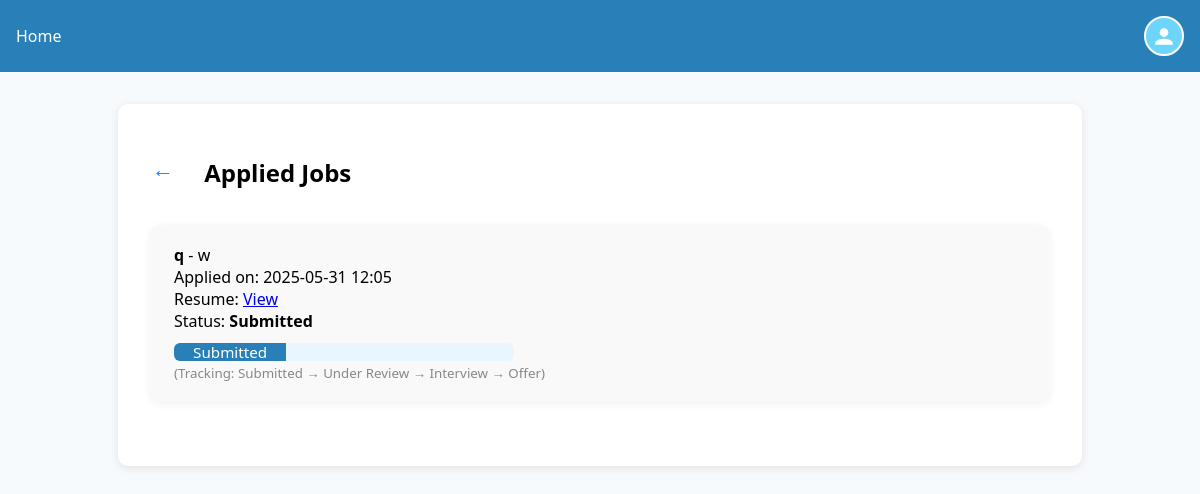
The app's page /accounts/applied_jobs/ (signed in) with its own data.
### accounts/models.py (models this page shows, shortened)
class Application(models.Model):
    job = models.ForeignKey(Job, on_delete=models.CASCADE, related_name='applications')
    applicant = models.ForeignKey(CustomUser, on_delete=models.CASCADE, related_name='applications')
    resume = models.FileField(upload_to='resumes/')
    applied_at = models.DateTimeField(auto_now_add=True)

class Job(models.Model):
    JOB_TYPE_CHOICES = [
        ('full_time', 'Full-time'),
        ('part_time', 'Part-time'),
        ('internship', 'Internship'),
        ('contract', 'Contract'),
        ('other', 'Other'),
    ]
    EXPERIENCE_LEVEL_CHOICES = [
        ('entry', 'Entry'),
        ('mid', 'Mid'),
        ('senior', 'Senior'),
        ('lead', 'Lead'),
    ]
    INDUSTRY_CHOICES = [
        ('it', 'IT'),
        ('telecom', 'Telecom'),
        ('healthcare', 'Healthcare'),
        ('finance', 'Finance'),
        ('education', 'Education'),
        ('other', 'Other'),
    ]
    title = models.CharField(max_length=255)
    company_name = models.CharField(max_length=255)
    description = models.TextField()
    job_type = models.CharField(max_length=20, choices=JOB_TYPE_CHOICES)
    location = models.CharField(max_length=255)
    salary_range = models.CharField(max_length=100, blank=True)
    experience_level = models.CharField(max_length=20, choices=EXPERIENCE_LEVEL_CHOICES, blank=True)
    application_deadline = models.DateField()
    skills_required = models.CharField(max_length=255)
    industry = models.CharField(max_length=30, choices=INDUSTRY_CHOICES)
    posted_by = models.ForeignKey(CustomUser, on_delete=models.CASCADE, related_name='posted_jobs')
    created_at = models.DateTimeField(auto_now_add=True)

### accounts/views.py (the view)
# urls.py: path('applied_jobs/', views.applied_jobs, name='applied_jobs'),
@login_required
def applied_jobs(request):
    applications = request.user.applications.select_related('job')
    return render(request, 'accounts/applied_jobs.html', {
        'applications': applications
    })

### accounts/templates/accounts/applied_jobs.html (shortened to what this page needs)
{% extends "accounts/base.html" %}
{% block content %}
<div class="dashboard-card">
    <a href="{% url 'dashboard_jobseeker' %}" class="back-icon-link" title="Back to Available Jobs">
        <span class="back-arrow" aria-hidden="true">&#8592;</span>
    </a>
    <h2 style="display:inline-block;margin-left:0.5em;vertical-align:middle;">Applied Jobs</h2>
    {% if applications %}
        <ul style="list-style:none;padding:0;">
        {% for app in applications %}
            <li style="margin-bottom:2em;padding:1.2em 1.5em;background:#f9f9f9;border-radius:10px;box-shadow:0 2px 8px rgba(0,0,0,0.06);">
                <strong>{{ app.job.title }}</strong> - {{ app.job.company_name }}<br>
                <span>Applied on: {{ app.applied_at|date:"Y-m-d H:i" }}</span><br>
                {% if app.resume %}Resume: <a href="{{ app.resume.url }}" target="_blank">View</a><br>{% endif %}
                <span>Status: <b>Submitted</b></span><br>
                <div style="margin-top:0.7em;width:100%;max-width:340px;background:#eaf6ff;border-radius:6px;overflow:hidden;height:18px;">
                  <div style="width:33%;background:#2980b9;height:100%;color:#fff;text-align:center;font-size:0.95em;line-height:18px;transition:width 0.5s;">Submitted</div>
                </div>
                <small style="color:#888;">(Tracking: Submitted &rarr; Under Review &rarr; Interview &rarr; Offer)</small>
            </li>
        {% endfor %}
        </ul>
    {% else %}
        <p>You have not applied to any jobs yet.</p>
    {% endif %}
</div>
{% endblock %}

### accounts/templates/accounts/base.html (style rules this page uses)
body { font-family: 'Segoe UI', Arial, sans-serif; background: #f7fafd; margin: 0; }

### accounts/templates/accounts/applied_jobs.html (style rules this page uses)
.back-icon-link { display: inline-flex; align-items: center; color: #2575fc; text-decoration: none; font-size: 1.25em; background: none; border: none; padding: 0.2em 0.7em 0.2em 0.1em; border-radius: 5px; margin-top: 0.2em; margin-bottom: 0.2em; transition: background 0.2s, color 0.2s; }
.back-arrow { font-size: 1.1em; vertical-align: middle; }

### records on screen
Application: job "q", job.company_name "w", applied_at "2025-05-31 12:05"
